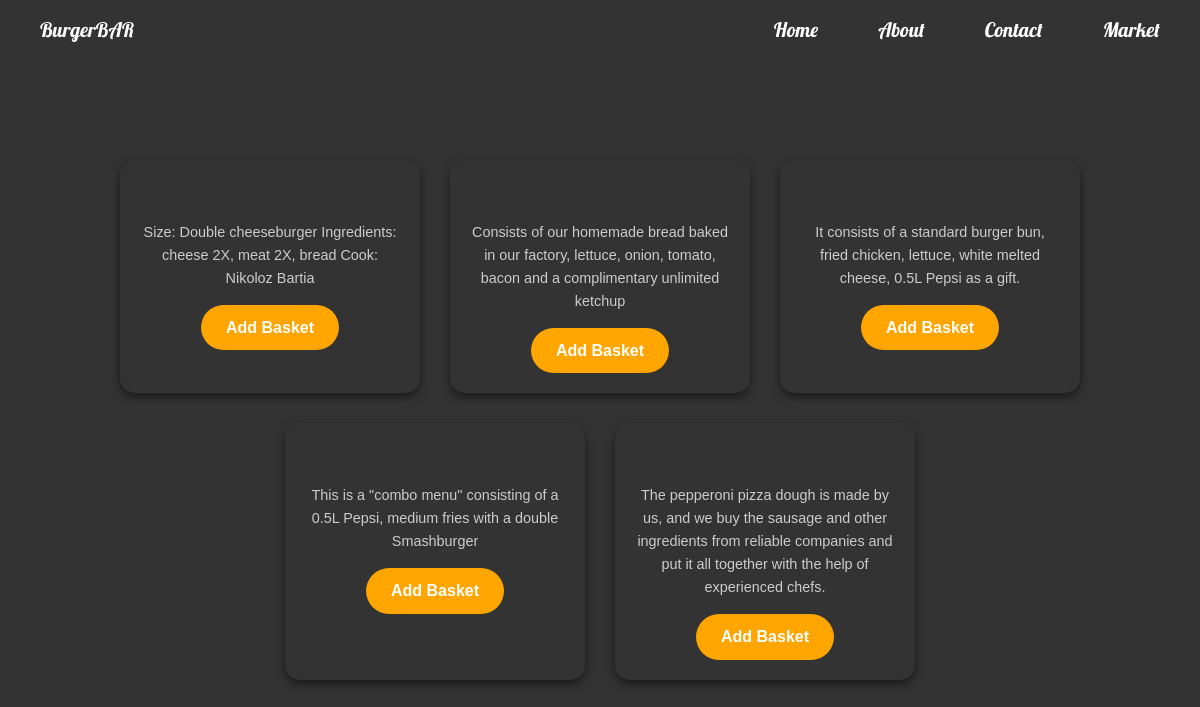
/market/, run on the app's committed database.
### market/models.py (models this page shows, shortened)
class BurgerList(models.Model):
    name = models.CharField(max_length=30)
    price = models.FloatField()
    image = models.CharField(max_length=1000)
    description = models.TextField(default="No description")
    class Meta:
        verbose_name_plural = 'Burger List'

### appburger/views.py (the view)
# urls.py: path('', Market, name='market'),
def Market(request):
    data = BurgerList.objects.all()
    return render(request, 'market.html', {'data': data})

### appburger/templates/market.html (shortened to what this page needs)
<!DOCTYPE html>
<html lang="en">
<head>
</head>
<body>
    {% include 'navbar.html' %}
    <div class="image-gallery">
        {% for data in data %}
        <div class="image-container">
                <div class="image-info">
                    <p>{{ data.description }}</p>
                </div>
                <a href="{% url 'burger_detail' data.pk %}" class="add-basket-button">Add Basket</a>
            </div>
        {% endfor %}
    </div>
</body>
</html>

### appburger/templates/navbar.html (shortened to what this page needs)
<!DOCTYPE html>
<html lang="en">
<head>
</head>
<body>
    <div class="navbar">
        <a href="{% url 'home' %}" class="logo">BurgerBAR</a>
        <div class="menu">
            <a href="{% url 'home' %}">Home</a>
            <a href="{% url 'about' %}">About</a>
            <a href="{% url 'contact' %}">Contact</a>
            <a href="{% url 'market' %}">Market</a>
        </div>
    </div>
</body>
</html>

### appburger/templates/market.html (style rules this page uses)
* { margin: 0; padding: 0; box-sizing: border-box; }
body { font-family: 'Roboto', sans-serif; background-color: #1b1b1b; color: white; padding: 0; line-height: 1.6; }
.menu a { margin-left: 20px; text-decoration: none; font-size: 18px; color: white; transition: color 0.3s ease; }
.image-gallery { margin-top: 100px; display: flex; flex-wrap: wrap; gap: 30px; justify-content: center; }
.image-container { max-width: 300px; background-color: #333; padding: 20px; border-radius: 15px; box-shadow: 0 4px 10px rgba(0, 0, 0, 0.5); transition: transform 0.4s, box-shadow 0.4s; text-align: center; }
.image-info p { font-size: 0.9em; color: #ccc; }
.add-basket-button, .remove-basket-button { display: inline-block; background-color: orange; color: white; padding: 10px 25px; border-radius: 25px; text-decoration: none; margin-top: 15px; font-weight: bold; transition: background-color 0.3s ease; }

### appburger/templates/navbar.html (style rules this page uses)
body { font-family: Arial, sans-serif; margin: 0; padding: 0; background-color: #333; }
.navbar { background-color: #333; overflow: hidden; display: flex; justify-content: space-between; align-items: center; padding: 0 20px; }
.navbar a { font-family: 'Lobster', cursive; float: left; display: block; color: white; text-align: center; padding: 14px 20px; text-decoration: none; font-size: 20px; transition: 0.5s; }
.menu { display: flex; justify-content: flex-end; }

### data on the page
BurgerList: description "Size: Double cheeseburger Ingredients: cheese 2X, meat 2X, bread Cook: Nikoloz Bartia"
BurgerList: description "Consists of our homemade bread baked in our factory, lettuce, onion, tomato, bacon and a complimentary unlimited ketchup"
BurgerList: description "It consists of a standard burger bun, fried chicken, lettuce, white melted cheese, 0.5L Pepsi as a gift."
BurgerList: description "This is a \"combo menu\" consisting of a 0.5L Pepsi, medium fries with a double Smashburger"
BurgerList: description "The pepperoni pizza dough is made by us, and we buy the sausage and other ingredients from reliable companies and put it all together with the help of experienced chefs."
